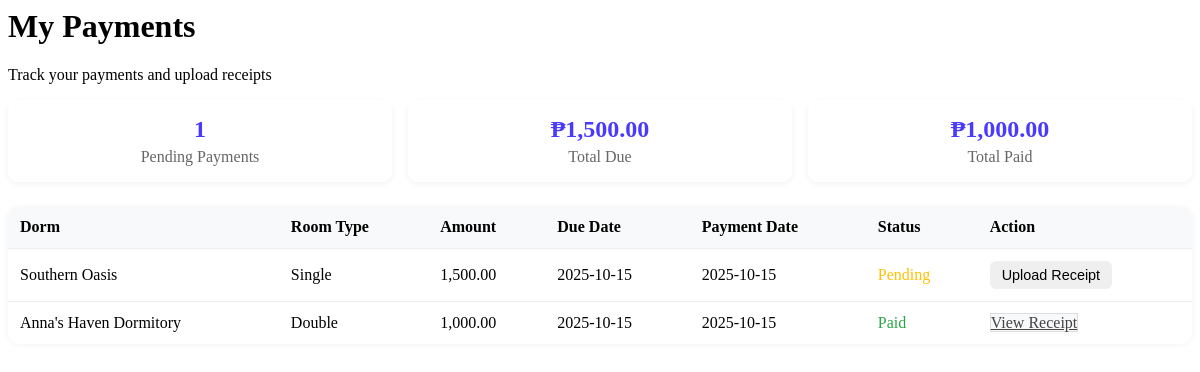
Page /Main/modules/student/student_payments.php (signed in) on the earlier database version.
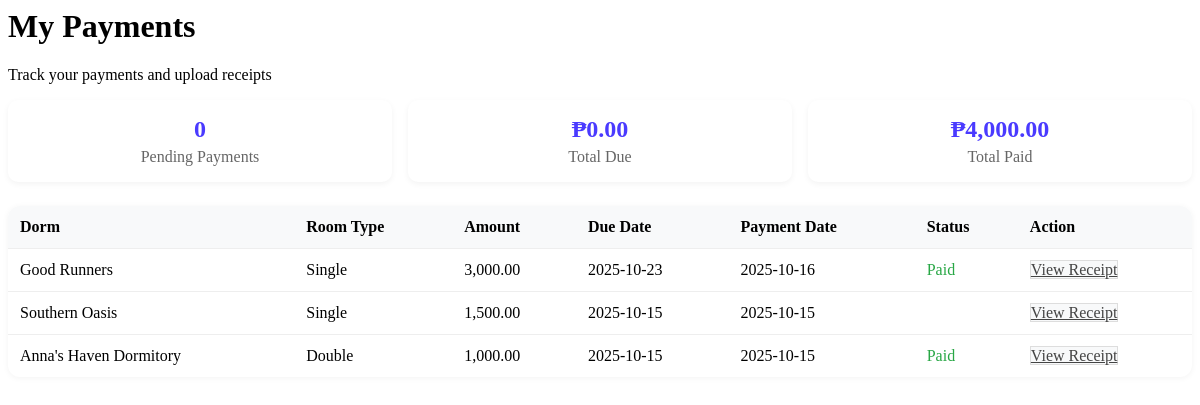
Same page on the later database version.
### tables this page shows
CREATE TABLE `payments` (
  `payment_id` int(11) NOT NULL,
  `booking_id` int(11) NOT NULL,
  `payment_type` enum('downpayment','monthly','utility','deposit','other') DEFAULT 'monthly' COMMENT 'Type of payment: downpayment (initial), monthly (rent), utility (bills), deposit (security), other',
  `student_id` int(11) DEFAULT NULL,
  `owner_id` int(11) DEFAULT NULL,
  `amount` decimal(10,2) NOT NULL,
  `status` enum('pending','submitted','processing','paid','verified','expired','rejected') DEFAULT 'pending' COMMENT 'pending=awaiting payment, submitted=receipt uploaded, processing=owner reviewing, paid=owner confirmed, verified=system verified, expired=past due, rejected=invalid receipt',
  `payment_date` timestamp NOT NULL DEFAULT current_timestamp(),
  `due_date` date DEFAULT NULL,
  `receipt_image` varchar(255) DEFAULT NULL,
  `notes` text DEFAULT NULL,
  `updated_at` datetime DEFAULT current_timestamp() ON UPDATE current_timestamp(),
  `created_at` datetime DEFAULT current_timestamp(),
  `reminder_sent` tinyint(1) DEFAULT 0,
  `verified_by` int(11) DEFAULT NULL COMMENT 'User ID who verified the payment',
  `verified_at` datetime DEFAULT NULL COMMENT 'When payment was verified',
  `rejection_reason` text DEFAULT NULL COMMENT 'Reason for rejection',
  `payment_method` enum('cash','bank_transfer','gcash','paymaya','other') DEFAULT 'bank_transfer' COMMENT 'Method used for payment',
  `reference_number` varchar(100) DEFAULT NULL COMMENT 'Transaction/Reference number'
);

CREATE TABLE `dormitories` (
  `dorm_id` int(11) NOT NULL,
  `owner_id` int(11) NOT NULL,
  `name` varchar(150) NOT NULL,
  `address` varchar(255) NOT NULL,
  `description` text DEFAULT NULL,
  `verified` tinyint(1) DEFAULT 0,
  `created_at` timestamp NOT NULL DEFAULT current_timestamp(),
  `latitude` decimal(10,8) DEFAULT NULL,
  `longitude` decimal(11,8) DEFAULT NULL,
  `status` enum('pending','verified','error') NOT NULL DEFAULT 'pending',
  `updated_at` timestamp NOT NULL DEFAULT current_timestamp() ON UPDATE current_timestamp(),
  `cover_image` varchar(255) DEFAULT NULL,
  `features` text DEFAULT NULL
);

CREATE TABLE `rooms` (
  `room_id` int(11) NOT NULL,
  `dorm_id` int(11) NOT NULL,
  `room_type` varchar(100) NOT NULL,
  `capacity` int(11) NOT NULL,
  `size` varchar(50) DEFAULT NULL,
  `price` decimal(10,2) NOT NULL,
  `status` enum('vacant','occupied') NOT NULL DEFAULT 'vacant',
  `created_at` timestamp NOT NULL DEFAULT current_timestamp(),
  `room_number` varchar(50) DEFAULT NULL,
  `features` text DEFAULT NULL
);

### Main/modules/student/student_payments.php (the view, shortened to what this page needs)
<?php
include __DIR__ . '/../partials/header.php';
$user_id = $_SESSION['user']['user_id'];
$stmt = $pdo->prepare("
    SELECT
        p.payment_id, p.amount, p.status, p.payment_date, p.due_date,
        p.receipt_image, p.created_at,
        d.name AS dorm_name, r.room_type,
        b.booking_id, b.start_date, b.end_date
    FROM payments p
    JOIN bookings b ON p.booking_id = b.booking_id
    JOIN rooms r ON b.room_id = r.room_id
    JOIN dormitories d ON r.dorm_id = d.dorm_id
    WHERE p.student_id = ?
    ORDER BY p.created_at DESC
");
$stmt->execute([$user_id]);
$payments = $stmt->fetchAll(PDO::FETCH_ASSOC);
$total_due = 0;
$paid_amount = 0;
$pending_count = 0;
foreach ($payments as $p) {
    if ($p['status'] === 'pending') {
        $total_due += $p['amount'];
        $pending_count++;
    } elseif ($p['status'] === 'paid') {
        $paid_amount += $p['amount'];
    }
}
?>
<div class="page-header">
    <h1>My Payments</h1>
    <p>Track your payments and upload receipts</p>
</div>
<div class="stats-grid">
    <div class="stat-card">
        <h3><?= $pending_count ?></h3>
        <p>Pending Payments</p>
    </div>
    <div class="stat-card">
        <h3>₱<?= number_format($total_due, 2) ?></h3>
        <p>Total Due</p>
    </div>
    <div class="stat-card">
        <h3>₱<?= number_format($paid_amount, 2) ?></h3>
        <p>Total Paid</p>
    </div>
</div>
<div class="card">
  <?php if (!$payments): ?>
    <p>No payments found.</p>
  <?php else: ?>
    <table class="data-table">
      <thead>
        <tr>
          <th>Dorm</th>
          <th>Room Type</th>
          <th>Amount</th>
          <th>Due Date</th>
          <th>Payment Date</th>
          <th>Status</th>
          <th>Action</th>
        </tr>
      </thead>
      <tbody>
        <?php foreach ($payments as $p): ?>
          <tr>
            <td><?php echo htmlspecialchars($p['dorm_name']); ?></td>
            <td><?php echo htmlspecialchars($p['room_type']); ?></td>
            <td><?php echo htmlspecialchars(number_format($p['amount'], 2)); ?></td>
            <td><?php echo htmlspecialchars(date('Y-m-d', strtotime($p['due_date']))); ?></td>
            <td><?php echo $p['payment_date'] ? htmlspecialchars(date('Y-m-d', strtotime($p['payment_date']))) : 'N/A'; ?></td>
            <td class="<?php echo 'status-' . htmlspecialchars($p['status']); ?>">
              <?php echo ucfirst(htmlspecialchars($p['status'])); ?>
            </td>
            <td>
              <?php if ($p['status'] == 'pending'): ?>
                <button class="btn" onclick="openUploadModal(<?php echo $p['payment_id']; ?>)">Upload Receipt</button>
              <?php else: ?>
                <a href="../uploads/receipts/<?php echo htmlspecialchars($p['receipt_image']); ?>"
                   target="_blank"
                   class="btn-secondary">
                  View Receipt
                </a>
              <?php endif; ?>
            </td>
          </tr>
        <?php endforeach; ?>
      </tbody>
    </table>
  <?php endif; ?>
</div>

Differences in the rows shown:
added payments: dormitories.name "Good Runners", rooms.room_type "Single", amount "3,000.00", due_date "2025-10-23", payment_date "2025-10-16", status "Paid"
changed payments "Southern Oasis": status "Pending" → (not shown); status "Upload Receipt" → "View Receipt"
Other differences:
$pending_count: "1" → "0"
$total_due: "1,500.00" → "0.00"
$paid_amount: "1,000.00" → "4,000.00"
